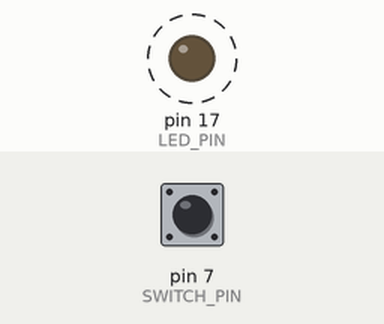
Recording of a sketch running on a simulated SparkFun Pro Micro, built with avr-gcc and run on an emulated ATmega32U4. Parts: output pins drawn as LEDs (lit = HIGH). Dashed ring = blinking. The test bench sets the inputs (shaded band); at power-on: pin 7 (SWITCH_PIN) HIGH. USB keyboard and mouse output is not drawn.

Above: at 0.2 s.
Timing chart, 0 to 3.0 s (numbered marks = the images above):
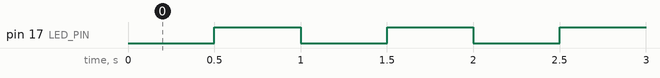

Measured:
- by itself, pin 17 (LED_PIN): alternates HIGH for 0.50 s and LOW for 0.50 s

The sketch:

typer.ino
```cpp
#include <Keyboard.h>

const int SWITCH_PIN = 7; // Pin with interrupts available
const int LED_PIN = 17;   // Sparkfun Pro Micro 5V RX/TX LED
const char passwd[] = ""; // add your password

bool ledState = false;
volatile bool isrTriggered = false; // changed in ISR

// don't do anything long/stacky
void isr() {
  isrTriggered = true;
}

void setup() {
  isrTriggered = false;
  ledState = false;
  pinMode(SWITCH_PIN, INPUT_PULLUP); // switch
  pinMode(LED_PIN, OUTPUT); // LED
  attachInterrupt(digitalPinToInterrupt(SWITCH_PIN), isr, FALLING);
  Keyboard.begin();
}

void setLed(bool val) {
  ledState = val;
  digitalWrite(LED_PIN, ledState);
}

void toggleLed() {
  setLed(!ledState);
}

void loop() {
  // put your main code here, to run repeatedly:
  while (1) {
    if (isrTriggered) {
      setLed(true);
      Keyboard.print(passwd);
      delay(500);
      isrTriggered=false;
    }
    delay(500);
    toggleLed();
  }
}
```
